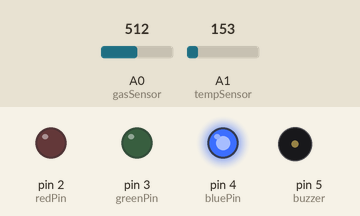
Simulated run of this sketch. Board: Arduino Uno, built with avr-gcc and run on an emulated ATmega328P. On the bench: output pins drawn as LEDs (lit = HIGH), buzzer (waves = sounding). Inputs (shaded band) come from the test bench; at power-on: A0 (gasSensor) = 512, A1 (tempSensor) = 153.

Above: at 1.3 s.
1.4 s: A0 (gasSensor) set to 163
4.4 s: A0 (gasSensor) set to 135
At 5.3 s:
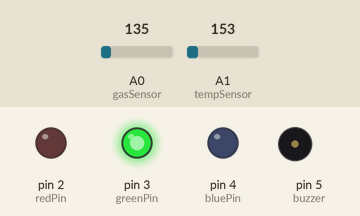
6.0 s: A1 (tempSensor) set to 189
At 6.35 s:
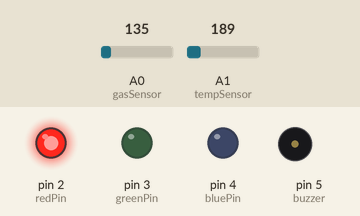
9.0 s: A0 (gasSensor) set to 160
At 9.15 s:
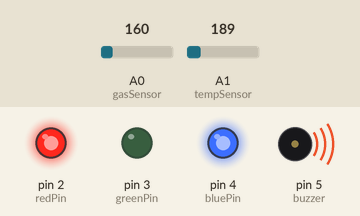
12.0 s: A0 (gasSensor) set to 140
At 12.1 s:
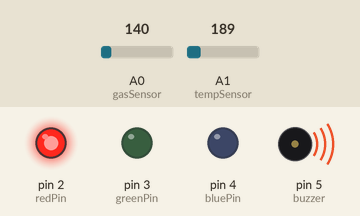
15.0 s: A0 (gasSensor) set to 306
At 15.4 s:
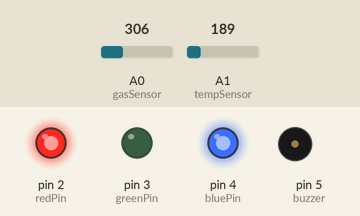
Timing chart, 0 to 19.0 s (numbered marks = the images above; inputs shaded):
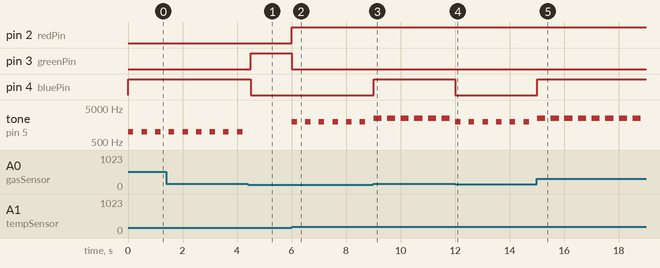

The sketch:

fire_and_smoke1.ino
```cpp
int gasSensor = A0;
int tempSensor = A1;

int redPin = 2;
int greenPin = 3;
int bluePin = 4;
int buzzer = 5;

void setup() {
  pinMode(redPin, OUTPUT);
  pinMode(greenPin, OUTPUT);
  pinMode(bluePin, OUTPUT);
  pinMode(buzzer, OUTPUT);
}

void setColor(int r, int g, int b) {
  digitalWrite(redPin, r );
  digitalWrite(greenPin, g );
  digitalWrite(bluePin, b );
}

void loop() {
  int gasValue = analogRead(gasSensor);
  int tempValue = analogRead(tempSensor);

  float voltage = tempValue * (5.0 / 1023.0);
  float temperature = (voltage - 0.5) * 100;

  bool gasAlert = gasValue > 150;
  bool tempAlert = temperature > 35;

  if (!gasAlert && !tempAlert) {
    setColor(0, 1, 0); // أخضر
    noTone(buzzer);
  }
  else if (gasAlert && !tempAlert) {
    setColor(0, 0, 1); // أزرق
    tone(buzzer, 1000, 200);
  }
  else if (tempAlert && !gasAlert) {
    setColor(1, 0, 0); // أحمر
    tone(buzzer, 2000, 200);
  }
  else { // إنذار مشترك
    setColor(1, 0, 1); // بنفسجي
    tone(buzzer, 2500, 300);
  }

  delay(500);
}
```

Measured:
- the behaviour switches between 151 and 150 on A0 (gasSensor) (found by bisection; images 0 and 1)
- the behaviour switches between 173 and 174 on A1 (tempSensor) (found by bisection; images 1 and 2)
- after the input at 4.4 s, pin 3 (greenPin): LOW → HIGH after 0.10 s; pin 4 (bluePin): HIGH → LOW after 0.10 s; tone on pin 5 (buzzer): stops changing and stays silent
- after the input at 6.0 s, pin 2 (redPin): LOW → HIGH at once; pin 3 (greenPin): HIGH → LOW at once; tone on pin 5 (buzzer): alternates 2000 Hz for 0.20 s and silent for 0.30 s, starting at once
- after the input at 9.0 s, pin 4 (bluePin): LOW → HIGH at once
- after the input at 12.0 s, pin 4 (bluePin): HIGH → LOW at once
- after the input at 15.0 s, pin 4 (bluePin): LOW → HIGH at once
- by itself, tone on pin 5 (buzzer): alternates 1000 Hz for 0.20 s and silent for 0.30 s
